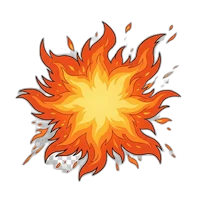
#> input picture assets/attack-fx-fire.webp, 200 x 200 px; its folder holds only this picture in this run
$ python white-outline.py ../assets/attack-fx-fire.webp
#> lines starting #> are read from the running program, lines starting #| are printed output that depends on the picture; after the words box and inside, x2 and y2 are one past the last pixel; in counts of white or black regions, pixels touching at a corner belong together
#!/usr/bin/env python3
"""white-outline.py - PRD-27 part 2: find sprites with a white sticker outline (owner rule: no white outline).

A sprite is RINGED when its outer alpha edge (2 px band) is mostly near-white (min RGB >= 235 on >= 50 % of the band)
while the band just inside it (next 4 px) is not (<= 35 % near-white): a white rim around a coloured figure. A white
object (cotton buds, smoke) is white inside too and is not counted.

Decoding all 9k images takes minutes, so tools/white-outline-baseline.json keeps the sha1 (12 hex) of every judged file:
  clean   - hashes judged without a ring
  ringed  - path -> hash of sprites that already had a ring on 2026-11-14 (known debt, listed for the owner)
Only files whose bytes are not in the baseline are decoded, so a CI run decodes ~nothing; a new or edited sprite is
judged, and a new ring fails.

  python3 tools/white-outline.py                 check (exit 1 on a new ring)
  python3 tools/white-outline.py --update        full re-scan, rewrite the baseline
  python3 tools/white-outline.py --plant         red proof: one clean sprite with a 2 px white rim added must be ringed
                                                 and the same sprite without it must not
"""
import glob, hashlib, json, os, sys, tempfile
from multiprocessing import Pool
from PIL import Image, ImageChops, ImageDraw, ImageFilter

ROOT = os.path.abspath(os.path.join(os.path.dirname(__file__), '..'))
BASE = os.path.join(ROOT, 'tools/white-outline-baseline.json')
DIRS = ['assets']


def judge(f):
    """[path, edge_white, inner_white, ringed] or None when the image has no alpha edge to judge"""
#> called with f = 'assets/attack-fx-fire.webp'
    try:
        im = Image.open(f)
#> im is the input picture: PIL image 200x200 RGBA; mean R, G, B, A 86.4, 50.6, 25.3, 91
        if im.mode not in ('RGBA', 'LA', 'PA') and 'transparency' not in im.info:
            return None
        im = im.convert('RGBA')
        a = im.getchannel('A')
        if a.getextrema()[0] >= 250:
            return None
        b = a.point(lambda v: 255 if v >= 128 else 0)
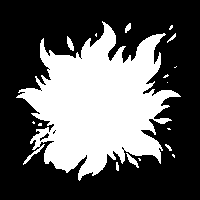
#> b: PIL image 200x200 L; 35.8% white; 17 white regions (10 under 20 px), largest, box (x1, y1, x2, y2) and area: (16, 21, 181, 181) 14022, (126, 153, 139, 168) 67, (67, 36, 74, 51) 61
        e2 = b.filter(ImageFilter.MinFilter(5))
#> e2: PIL image 200x200 L; 27.7% white; 5 white regions (4 under 20 px), largest, box (x1, y1, x2, y2) and area: (24, 27, 174, 174) 11083
        band = ImageChops.subtract(b, e2)
#> band: PIL image 200x200 L; 8.1% white in thin lines or dots, all inside (x1, y1, x2, y2) = (16, 21, 181, 181)
        n = band.histogram()[255]
#> n = 3240
        if n < 40:
            return None
        r, g, bl, _ = im.split()
        w = ImageChops.darker(r, ImageChops.darker(g, bl)).point(lambda v: 255 if v >= 235 else 0)
#> w: PIL image 200x200 L; 0.21% white in thin lines or dots, all inside (x1, y1, x2, y2) = (47, 94, 81, 168)
        k = ImageChops.multiply(band, w).histogram()[255]
#> k = 2
        inner = ImageChops.subtract(e2, e2.filter(ImageFilter.MinFilter(9)))
#> inner: PIL image 200x200 L; 8.3% white; 5 white regions (4 under 20 px), largest, box (x1, y1, x2, y2) and area: (24, 27, 174, 174) 3297
        ni = inner.histogram()[255]
#> ni = 3308
        ki = ImageChops.multiply(inner, w).histogram()[255]
#> ki = 53
        ew, iw = k / n, (ki / ni if ni else 1.0)
#> ew = 0.000617; iw = 0.016
        return [f, round(ew, 3), round(iw, 3), ew >= 0.5 and iw <= 0.35]
    except Exception as e:  # an unreadable file is reported, not judged
        return [f, -1, -1, False]


def sha(f):
    with open(f, 'rb') as h:
        return hashlib.sha1(h.read()).hexdigest()[:12]


def files():
    out = []
    for d in DIRS:
        for ext in ('webp', 'png'):
            out += glob.glob(os.path.join(ROOT, d, '**', '*.' + ext), recursive=True)
    return sorted(os.path.relpath(f, ROOT) for f in out)


def plant():
    os.chdir(ROOT)
    base = json.load(open(BASE)) if os.path.exists(BASE) else {}
    src = 'assets/db/people/001.webp'
    clean = judge(src)
    im = Image.open(src).convert('RGBA')
    a = im.getchannel('A').point(lambda v: 255 if v >= 128 else 0)
    rim = ImageChops.subtract(a.filter(ImageFilter.MaxFilter(5)), a)  # 2 px outside the figure
    out = im.copy()
    white = Image.new('RGBA', im.size, (255, 255, 255, 255))
    out.paste(white, (0, 0), rim)
    tmp = os.path.join(tempfile.mkdtemp(), 'planted.webp')
    out.save(tmp, 'WEBP', quality=92)
    ringed = judge(tmp)
    print('  plant: %s without rim -> edge %.2f inner %.2f ringed %s' % (src, clean[1], clean[2], clean[3]))
    print('  plant: same sprite with a 2 px white rim -> edge %.2f inner %.2f ringed %s' % (ringed[1], ringed[2], ringed[3]))
    newhash = sha(tmp)
    known = newhash in set(base.get('clean', []))
    print('  plant: the rimmed file is %s by the baseline, so a check would decode it' % ('KNOWN' if known else 'unknown'))
    ok = (not clean[3]) and ringed[3] and not known
    print('white-outline --plant: %s' % ('ok (rim caught, clean sprite passes)' if ok else 'FAILED'))
    return 0 if ok else 1


def main():
    os.chdir(ROOT)
    if '--plant' in sys.argv:
        return plant()
    upd = '--update' in sys.argv
    fl = files()
    hashes = {f: sha(f) for f in fl}
    base = {} if upd or not os.path.exists(BASE) else json.load(open(BASE))
    clean = set(base.get('clean', []))
    ringed = base.get('ringed', {})
    todo = [f for f in fl if hashes[f] not in clean and ringed.get(f) != hashes[f]]
    with Pool(4) as p:
        rows = [r for r in p.map(judge, todo, chunksize=16) if r]
#> call 2 of judge, with f = 'assets/db/extra/001.webp'
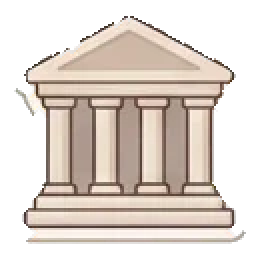
#> input picture assets/db/extra/001.webp, 130 x 130 px (shown 2 times larger)
#> in judge, im is the input picture: PIL image 130x130 RGBA; mean R, G, B, A 139.4, 128.1, 119.3, 140.3
#> in judge (call 2), `b = a.point(lambda v: 255 if v >= 128 else 0)`: b: PIL image 130x130 L; 54.7% white; 16 black regions (15 under 20 px), largest, box (x1, y1, x2, y2) and area: (0, 0, 130, 130) 7641
#> in judge (call 2), `e2 = b.filter(ImageFilter.MinFilter(5))`: e2: PIL image 130x130 L; 48% white; 1 white region, box (x1, y1, x2, y2) and area: (14, 13, 115, 119) 8114
#> in judge (call 2), `band = ImageChops.subtract(b, e2)`:
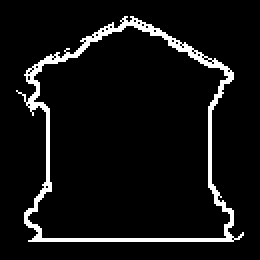
#> band: PIL image 130x130 L (shown 2 times larger); 6.7% white in thin lines or dots, all inside (x1, y1, x2, y2) = (8, 8, 122, 121)
#> in judge (call 2), `n = band.histogram()[255]`: n = 1129
#> in judge (call 2), `r, g, bl, _ = im.split()`:
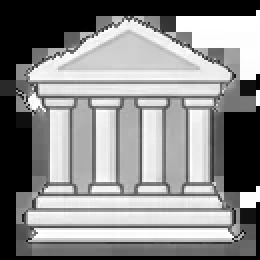
#> r: PIL image 130x130 L (shown 2 times larger); min 0, max 255, mean 139.4
#> in judge (call 2), `r, g, bl, _ = im.split()`:
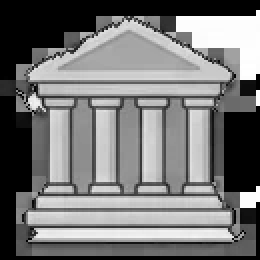
#> bl: PIL image 130x130 L (shown 2 times larger); min 0, max 255, mean 119.3
#> in judge (call 2), `w = ImageChops.darker(r, ImageChops.darker(g, bl)).point(lambda v: 255..`:
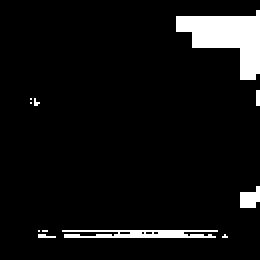
#> w: PIL image 130x130 L (shown 2 times larger); 6.7% white; 11 white regions (8 under 20 px), largest, box (x1, y1, x2, y2) and area: (88, 5, 130, 40) 768, (31, 115, 109, 119) 238, (120, 93, 130, 104) 80
#> in judge (call 2), `k = ImageChops.multiply(band, w).histogram()[255]`: k = 15
#> in judge (call 2), `inner = ImageChops.subtract(e2, e2.filter(ImageFilter.MinFilter(9)))`:
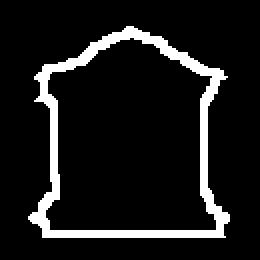
#> inner: PIL image 130x130 L (shown 2 times larger); 10% white; 1 white region, box (x1, y1, x2, y2) and area: (14, 13, 115, 119) 1689
#> in judge (call 2), `ni = inner.histogram()[255]`: ni = 1689
#> in judge (call 2), `ki = ImageChops.multiply(inner, w).histogram()[255]`: ki = 253
#> in judge (call 2), `ew, iw = k / n, (ki / ni if ni else 1.0)`: ew = 0.0133; iw = 0.15
#> rows = [['assets/attack-fx-fire.webp', 0.001, 0.016, False], ['assets/db/extra/001.webp', 0.013, 0.15, False]]
    new_ring = [r for r in rows if r[3]]
#> new_ring = []
    bad = [r for r in rows if r[1] < 0]
#> bad = []
    if upd:
        out = {'note': 'tools/white-outline.py baseline: clean = sha1[:12] of sprites judged without a white rim; '
                       'ringed = sprites that already had one (known debt, PRD-27)',
               'ringed': {r[0]: hashes[r[0]] for r in sorted(new_ring)},
               'clean': sorted({hashes[r[0]] for r in rows if not r[3] and r[1] >= 0} | {hashes[f] for f in fl if f not in {r[0] for r in rows}})}
        with open(BASE, 'w') as h:
            json.dump(out, h, indent=0)
            h.write('\n')
        print('white-outline: baseline written: %d files, %d ringed (known debt), %d clean hashes' % (len(fl), len(out['ringed']), len(out['clean'])))
        return 0
    print('white-outline: %d images, %d not in the baseline and judged, %d known ringed (debt)' % (len(fl), len(todo), len(ringed)))
    for r in new_ring[:20]:
        print('  NEW WHITE RIM: %s (edge %.2f white, inside %.2f)' % (r[0], r[1], r[2]))
#> this loop made 0 passes
    for r in bad[:5]:
        print('  unreadable: %s' % r[0])
    gone = [f for f in ringed if f not in hashes]
    if gone:
        print('  %d known-ringed files no longer exist (run --update to drop them)' % len(gone))
    print('white-outline: %s' % ('FAIL - %d new sprite(s) with a white outline' % len(new_ring) if new_ring else 'ok'))
#| white-outline: ok
    return 1 if new_ring else 0


if __name__ == '__main__':
    sys.exit(main())
#> (the program exits here)
